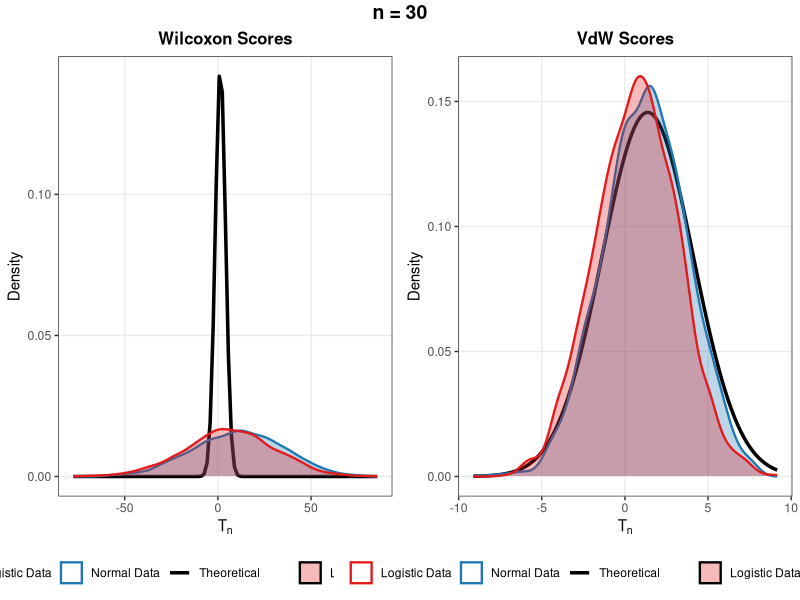
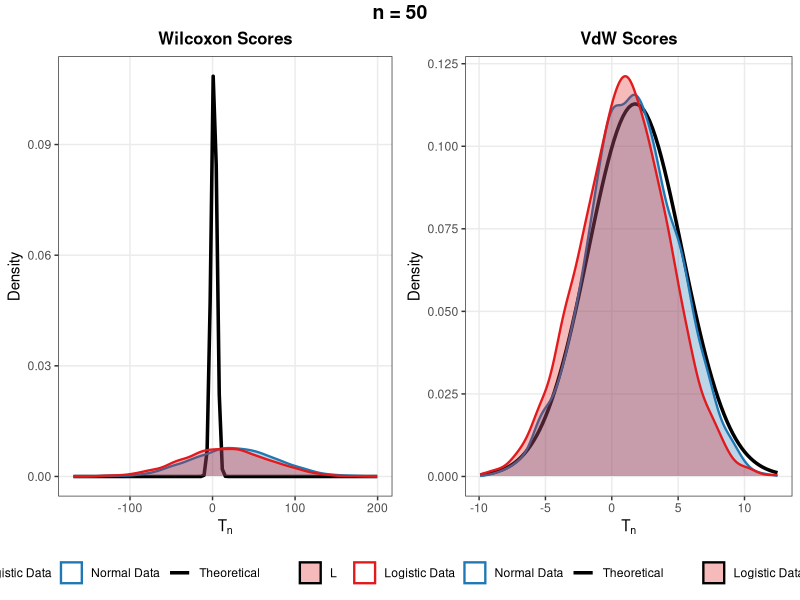
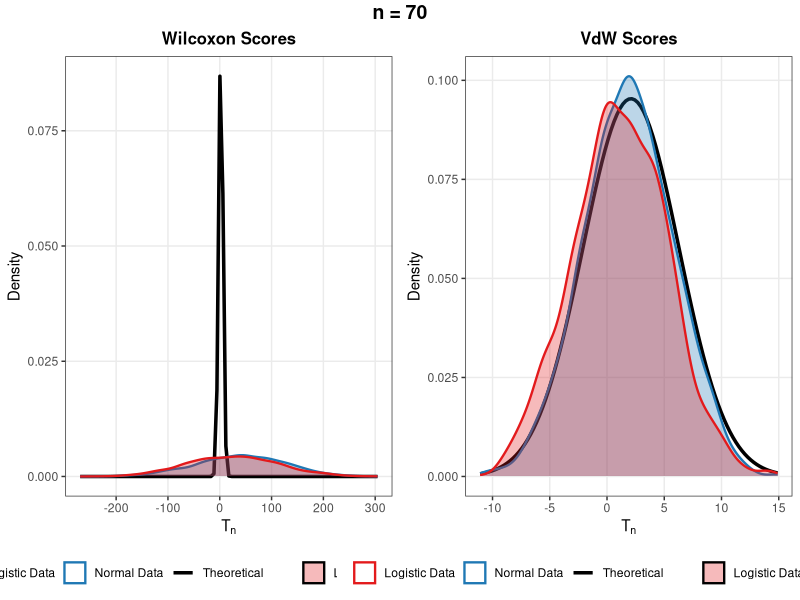
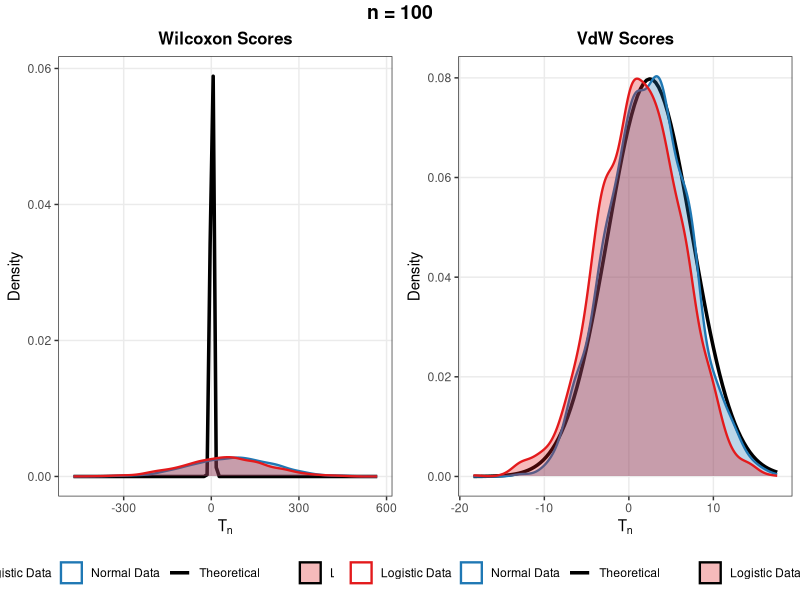
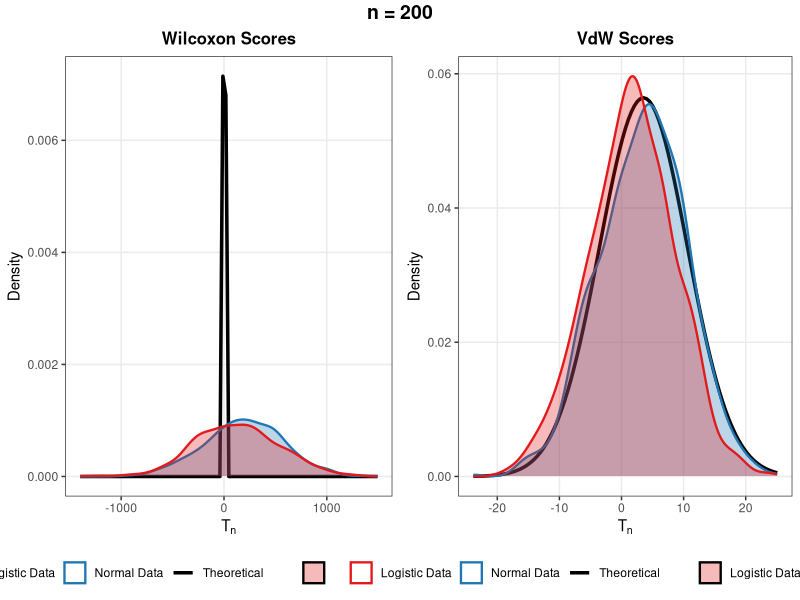
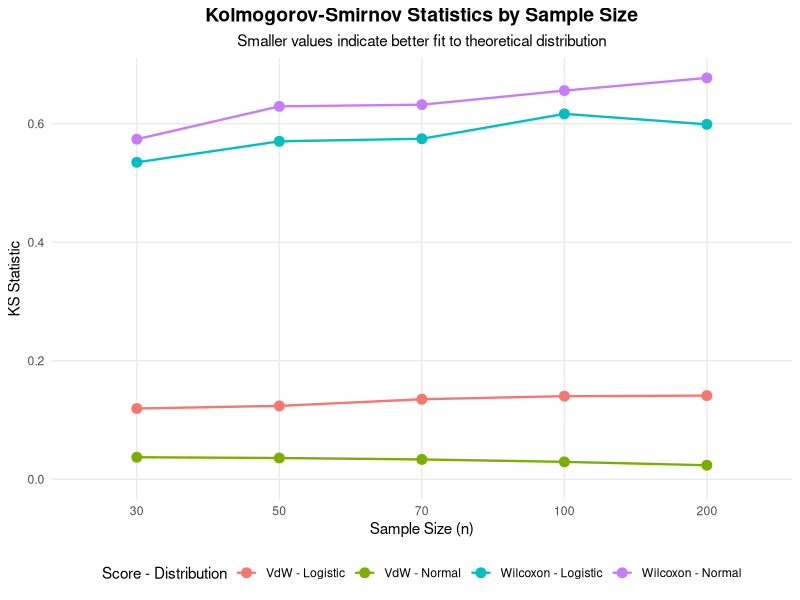

Here is the R script that generated these plots, in order:
# =============================================================================
# APPLICATION OF LE CAM'S LEMMA: FINITE-SAMPLE PERFORMANCE
# =============================================================================
# This script simulates linear rank statistics under local alternatives
# and compares empirical distributions with theoretical normal approximations.
# =============================================================================

# Load required libraries
library(ggplot2)
library(dplyr)
library(tidyr)
library(gridExtra)
library(knitr)

# Set seed for reproducibility
# set.seed(123)

# =============================================================================
# 1. HELPER FUNCTIONS
# =============================================================================

# Compute Wilcoxon scores
wilcoxon_scores <- function(n) {
  return(1:n)
}

# Compute Van der Waerden scores
vdw_scores <- function(n) {
  return(qnorm((1:n) / (n + 1)))
}

# Compute linear rank statistic T_n
compute_Tn <- function(x, y, score_func) {
  n1 <- length(x)
  n2 <- length(y)
  n <- n1 + n2
  
  pooled <- c(x, y)
  ranks <- rank(pooled)
  c_i <- c(rep(0, n1), rep(1, n2))
  c_bar <- mean(c_i)
  a_ranks <- score_func(n)[ranks]
  T_n <- sum((c_i - c_bar) * a_ranks)
  
  return(T_n)
}

# Generate data under alternative (theta_n = 1/sqrt(n))
generate_alternative_data <- function(n1, n2, dist_type) {
  n <- n1 + n2
  theta_n <- 1 / sqrt(n)
  
  if (dist_type == "normal") {
    x <- rnorm(n1, mean = 0, sd = 1)
    y <- rnorm(n2, mean = theta_n, sd = 1)
  } else if (dist_type == "logistic") {
    x <- rlogis(n1, location = 0, scale = 1)
    y <- rlogis(n2, location = theta_n, scale = 1)
  }
  
  return(list(x = x, y = y))
}

# Compute theoretical parameters under alternative
theoretical_params <- function(n1, n2, dist_type, score_type) {
  n <- n1 + n2
  
  if (dist_type == "normal") {
    sigma2_psi <- 1
    if (score_type == "wilcoxon") {
      g0 <- 1 / (2 * sqrt(pi))
    } else if (score_type == "vdw") {
      g0 <- 1
    }
  } else if (dist_type == "logistic") {
    sigma2_psi <- 1/3
    if (score_type == "wilcoxon") {
      g0 <- 1/6
    } else if (score_type == "vdw") {
      g0 <- 1/sqrt(pi)
    }
  }
  
  mean_T <- (n1 * n2 / n) * g0 / sqrt(n)
  var_T <- (n1 * n2 / n) * sigma2_psi
  sd_T <- sqrt(var_T)
  
  return(list(mean = mean_T, sd = sd_T))
}

# Compute Kolmogorov-Smirnov statistic
compute_ks <- function(empirical_values, theoretical_mean, theoretical_sd) {
  # Empirical CDF
  emp_cdf <- ecdf(empirical_values)
  
  # Theoretical CDF (normal)
  theo_cdf <- function(x) pnorm(x, mean = theoretical_mean, sd = theoretical_sd)
  
  # Evaluate at grid points
  x_grid <- seq(min(empirical_values), max(empirical_values), length.out = 1000)
  max_diff <- max(abs(emp_cdf(x_grid) - theo_cdf(x_grid)))
  
  return(as.numeric(max_diff))
}

# =============================================================================
# 2. MAIN SIMULATION FUNCTION
# =============================================================================

run_simulation <- function(n, n_sim = 2000) {
  n1 <- n2 <- n/2
  
  cat("\nRunning simulation for n =", n, "\n")
  
  # Results storage
  all_results <- data.frame()
  summary_stats <- data.frame()
  
  # Score function definitions
  score_functions <- list(
    "Wilcoxon" = wilcoxon_scores,
    "VdW" = vdw_scores
  )
  
  score_types <- list(
    "Wilcoxon" = "wilcoxon",
    "VdW" = "vdw"
  )
  
  # Loop over score types
  for (score_name in names(score_functions)) {
    score_func <- score_functions[[score_name]]
    score_type <- score_types[[score_name]]
    
    # Loop over data distributions
    for (dist_type in c("Normal", "Logistic")) {
      dist_type_lower <- tolower(dist_type)
      
      # Storage for T_n values
      Tn_values <- numeric(n_sim)
      
      # Generate data and compute T_n
      for (i in 1:n_sim) {
        data <- generate_alternative_data(n1, n2, dist_type_lower)
        Tn_values[i] <- compute_Tn(data$x, data$y, score_func)
      }
      
      # Compute theoretical parameters
      theo_params <- theoretical_params(n1, n2, dist_type_lower, score_type)
      
      # Compute KS statistic
      ks_stat <- compute_ks(Tn_values, theo_params$mean, theo_params$sd)
      
      # Compute simulated mean and sd
      sim_mean <- mean(Tn_values)
      sim_sd <- sd(Tn_values)
      
      # Store summary statistics
      temp_summary <- data.frame(
        n = as.numeric(n),
        Score = as.character(score_name),
        Distribution = as.character(dist_type),
        Theo_Mean = round(theo_params$mean, 4),
        Theo_SD = round(theo_params$sd, 4),
        Sim_Mean = round(sim_mean, 4),
        Sim_SD = round(sim_sd, 4),
        KS_Statistic = round(ks_stat, 4)
      )
      summary_stats <- rbind(summary_stats, temp_summary)
      
      # Store results for plotting
      temp_results <- data.frame(
        Tn = Tn_values,
        n = rep(as.numeric(n), n_sim),
        score = rep(as.character(score_name), n_sim),
        distribution = rep(as.character(dist_type), n_sim),
        theo_mean = rep(as.numeric(theo_params$mean), n_sim),
        theo_sd = rep(as.numeric(theo_params$sd), n_sim)
      )
      all_results <- rbind(all_results, temp_results)
    }
  }
  
  # =========================================================================
  # 3. CREATE DENSITY PLOTS FOR THIS SAMPLE SIZE
  # =========================================================================
  
  plot_list <- list()
  
  for (score_name in c("Wilcoxon", "VdW")) {
    
    # Subset data for this score
    score_data <- subset(all_results, score == score_name)
    
    # Get theoretical parameters
    theo_mean <- unique(score_data$theo_mean)[1]
    theo_sd <- unique(score_data$theo_sd)[1]
    
    # Subset data by distribution
    normal_data <- subset(score_data, distribution == "Normal")
    logistic_data <- subset(score_data, distribution == "Logistic")
    
    # Create the plot
    p <- ggplot(score_data, aes(x = Tn)) +
      # Theoretical normal density
      stat_function(
        fun = function(x) dnorm(x, mean = theo_mean, sd = theo_sd),
        aes(color = "Theoretical"),
        linewidth = 1.2,
        linetype = "solid"
      ) +
      # Empirical density for Normal data
      geom_density(
        data = normal_data,
        aes(color = "Normal Data", fill = "Normal Data"),
        alpha = 0.3,
        linewidth = 0.8
      ) +
      # Empirical density for Logistic data
      geom_density(
        data = logistic_data,
        aes(color = "Logistic Data", fill = "Logistic Data"),
        alpha = 0.3,
        linewidth = 0.8
      ) +
      theme_bw() +
      # Labels and theme
      labs(
        title = paste(score_name, "Scores"),
        x = expression(T[n]),
        y = "Density",
        color = "",
        fill = ""
      ) +
      theme(
        plot.title = element_text(hjust = 0.5, face = "bold", size = 12),
        legend.position = "bottom",
        legend.box = "horizontal",
        panel.grid.minor = element_blank()
      ) +
      scale_color_manual(
        values = c("Theoretical" = "black", 
                   "Normal Data" = "#1f78b4", 
                   "Logistic Data" = "#e31a1c")
      ) +
      scale_fill_manual(
        values = c("Normal Data" = "#1f78b4", 
                   "Logistic Data" = "#e31a1c")
      )
    
    plot_list[[score_name]] <- p
  }
  
  # Combine plots for this sample size
  combined_plot <- grid.arrange(
    plot_list[["Wilcoxon"]], 
    plot_list[["VdW"]],
    ncol = 2,
    top = grid::textGrob(
      paste("n =", n),
      gp = grid::gpar(fontsize = 14, fontface = "bold")
    )
  )
  
  return(list(
    combined_plot = combined_plot,
    results = all_results,
    summary_stats = summary_stats
  ))
}

# =============================================================================
# 4. RUN SIMULATIONS FOR ALL SAMPLE SIZES
# =============================================================================

sample_sizes <- c(30, 50, 70, 100, 200)

# Store all results
all_sim_results <- list()
all_summary_stats <- data.frame()

for (n in sample_sizes) {
  # Adjust simulation iterations based on sample size
  n_sim <- ifelse(n <= 50, 3000, ifelse(n <= 100, 2000, 1000))
  
  result <- run_simulation(n, n_sim = n_sim)
  
  all_sim_results[[as.character(n)]] <- result
  all_summary_stats <- rbind(all_summary_stats, result$summary_stats)
  
  # Display the plot
  print(result$combined_plot)
}

# =============================================================================
# 5. DISPLAY SUMMARY TABLE
# =============================================================================

cat("\n\n", paste(rep("=", 100), collapse = ""), "\n")
cat("SUMMARY TABLE: THEORETICAL vs SIMULATED MEAN AND SD\n")
cat(paste(rep("=", 100), collapse = ""), "\n\n")

# Print the table using kable for better formatting
print(kable(all_summary_stats, 
            caption = "Comparison of Theoretical and Simulated Statistics",
            format = "markdown",
            align = c("c", "c", "c", "c", "c", "c", "c", "c")))

# =============================================================================
# 6. CREATE A SUMMARY TABLE PLOT
# =============================================================================

# Prepare data for plotting KS statistics
ks_plot_data <- all_summary_stats %>%
  mutate(Score_Dist = paste(Score, Distribution, sep = " - "))

ks_plot <- ggplot(ks_plot_data, aes(x = as.factor(n), y = KS_Statistic, 
                                    color = Score_Dist, group = Score_Dist)) +
  geom_point(size = 3) +
  geom_line(linewidth = 0.8) +
  labs(
    title = "Kolmogorov-Smirnov Statistics by Sample Size",
    subtitle = "Smaller values indicate better fit to theoretical distribution",
    x = "Sample Size (n)",
    y = "KS Statistic",
    color = "Score - Distribution"
  ) +
  theme_minimal() +
  theme(
    plot.title = element_text(hjust = 0.5, face = "bold", size = 14),
    plot.subtitle = element_text(hjust = 0.5, size = 11),
    legend.position = "bottom",
    legend.box = "vertical",
    panel.grid.minor = element_blank()
  ) +
  scale_y_continuous(limits = c(0, NA))

print(ks_plot)

# =============================================================================
# 7. PRINT THE TABLE AS A SIMPLE TEXT TABLE
# =============================================================================

cat("\n\n", paste(rep("=", 100), collapse = ""), "\n")
cat("DETAILED SUMMARY TABLE\n")
cat(paste(rep("=", 100), collapse = ""), "\n\n")

# Print as a simple text table
print(all_summary_stats, row.names = FALSE)

# =============================================================================
# 8. SAVE THE TABLE TO CSV (OPTIONAL)
# =============================================================================

# Uncomment to save the table
# write.csv(all_summary_stats, "summary_statistics.csv", row.names = FALSE)

cat("\n\n", paste(rep("=", 100), collapse = ""), "\n")
cat("SIMULATION COMPLETED SUCCESSFULLY!\n")
cat(paste(rep("=", 100), collapse = ""), "\n")
